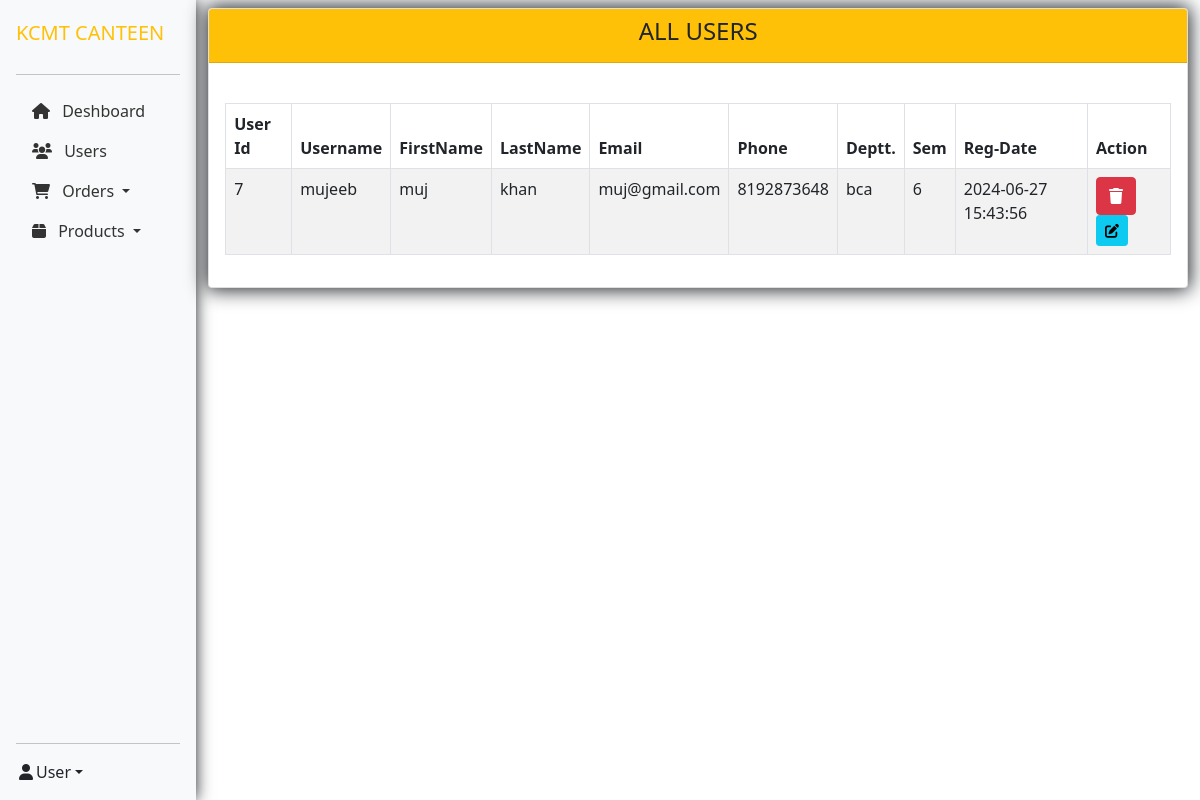
Page /admin/all_users.php (signed in) on the committed database.
### tables this page shows
CREATE TABLE `users` (
  `u_id` int(222) NOT NULL,
  `username` varchar(222) NOT NULL,
  `f_name` varchar(222) NOT NULL,
  `l_name` varchar(222) NOT NULL,
  `email` varchar(222) NOT NULL,
  `phone` varchar(222) NOT NULL,
  `password` varchar(222) NOT NULL,
  `department` text NOT NULL,
  `semester` int(222) NOT NULL,
  `date` timestamp NOT NULL DEFAULT current_timestamp() ON UPDATE current_timestamp()
);

### admin/all_users.php (the view, shortened to what this page needs)
<!DOCTYPE html>
<html lang="en">
<?php
include ("../connection/connect.php");
if (empty($_SESSION["adm_id"])) {
    header('location:index.php');
} else {
    ?>
    <head>
        <link rel="stylesheet" href="https://cdnjs.cloudflare.com/ajax/libs/font-awesome/6.0.0/css/all.min.css">
        <link href="https://cdn.jsdelivr.net/npm/bootstrap@5.0.2/dist/css/bootstrap.min.css" rel="stylesheet"
>
    </head>
    <body>
        <div id="main-wrapper">
            <div class="d-flex">
                <?php include ('include/sidebar.php'); ?>
                <div class="container-fluid">
                    <div class="col-lg-12 my-2 mx-auto">
                        <div class="card">
                            <div class="card-header bg-warning mb-4">
                                <h4 class="m-b-0 text-dark text-center">ALL USERS</h4>
                            </div>
                            <div class="card-body">
                                <div class="table-responsive m-t-40">
                                    <table id="myTable" class="table table-bordered table-striped table-hover">
                                        <thead class="thead-dark">
                                            <tr>
                                                <th>User Id</th>
                                                <th>Username</th>
                                                <th>FirstName</th>
                                                <th>LastName</th>
                                                <th>Email</th>
                                                <th>Phone</th>
                                                <th>Deptt.</th>
                                                <th>Sem</th>
                                                <th>Reg-Date</th>
                                                <th>Action</th>
                                            </tr>
                                        </thead>
                                        <tbody>
                                            <?php
                                            $sql = "SELECT * FROM users order by u_id desc";
                                            $query = mysqli_query($db, $sql);
                                            if (!mysqli_num_rows($query) > 0) {
                                                echo '<td colspan="7"><center>No Users</center></td>';
                                            } else {
                                                while ($rows = mysqli_fetch_array($query)) {
                                                    echo ' <tr><td>' . $rows['u_id'] . '</td>
                                                    <td>' . $rows['username'] . '</td>
<td>' . $rows['f_name'] . '</td>
<td>' . $rows['l_name'] . '</td>
<td>' . $rows['email'] . '</td>
<td>' . $rows['phone'] . '</td>
<td>' . $rows['department'] . '</td>
	<td>' . $rows['semester'] . '</td>
						<td>' . $rows['date'] . '</td>
                        <td><a href="delete_users.php?user_del=' . $rows['u_id'] . '" class="btn btn-danger btn-flat btn-addon btn-xs m-b-10"><i class="fa fa-trash" style="font-size:16px"></i></a>
	 <a href="update_users.php?user_upd=' . $rows['u_id'] . '" " class="btn btn-info btn-flat btn-addon btn-sm m-b-10 m-l-5"><i class="fa fa-edit"></i></a>
									</td></tr>';
                                                }
                                            }
                                            ?>
                                        </tbody>
                                    </table>
                                </div>
                            </div>
                        </div>
                    </div>
                </div>
            </div>
        </div>
    </body>
    </html>
    <?php
}
?>

### admin/include/sidebar.php (style rules this page uses)
.card { box-shadow: 0px 0px 19px 2px; }

### rows in the picture
users: u_id "7", username "mujeeb", f_name "muj", l_name "khan", email "muj@gmail.com", phone "8192873648", department "bca", semester "6", date "2024-06-27 15:43:56"
